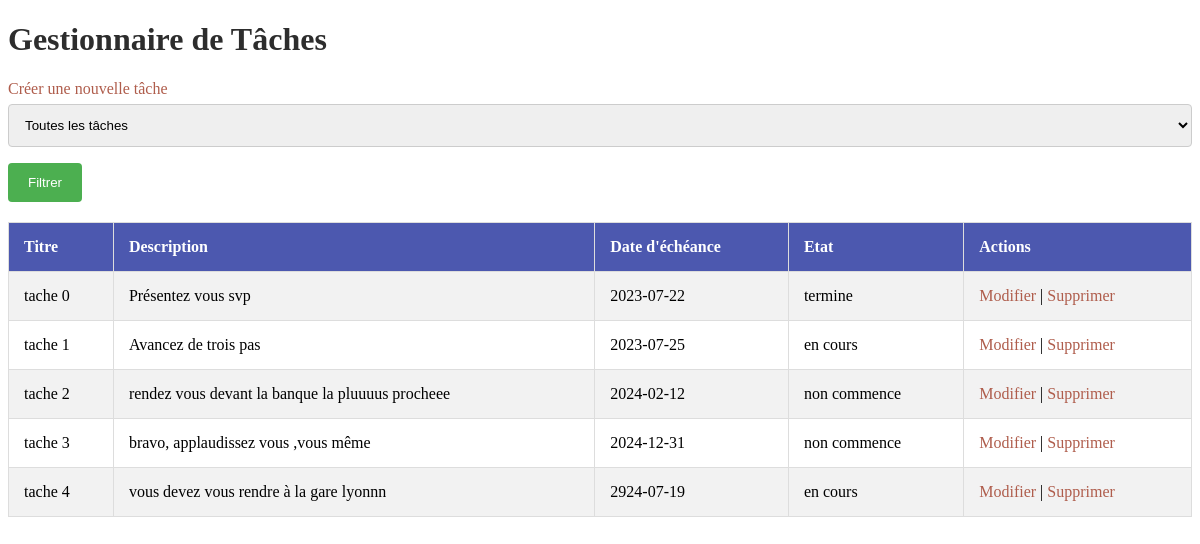
The page / on the database its author committed.
### tables this page shows
CREATE TABLE `taches` (
  `id` int(11) NOT NULL,
  `titre` varchar(255) NOT NULL,
  `description` text,
  `date_echeance` date NOT NULL,
  `etat` enum('non commence','en cours','termine') NOT NULL
);

### index.php (the view, shortened to what this page needs)
<?php
$pdo = connect_db();
?>
<!DOCTYPE html>
<html>
<head>
</head>
<body>
    <h1>Gestionnaire de Tâches</h1>
    <a href="create_form.php">Créer une nouvelle tâche</a>
    <form method="GET" action="index.php">
        <select name="etat">
            <option value="">Toutes les tâches</option>
        </select>
        <input type="submit" value="Filtrer">
    </form>
    <table>
        <tr>
            <th>Titre</th>
            <th>Description</th>
            <th>Date d'échéance</th>
            <th>Etat</th>
            <th>Actions</th>
        </tr>
        <?php
        $etat = $_GET['etat'] ?? '';
        $sql = "SELECT * FROM taches";
        $sql .= " ORDER BY date_echeance ASC";
        $stmt = $pdo->prepare($sql);
        if ($etat != '') {
            $stmt->execute([$etat]);
        } else {
            $stmt->execute();
        }
        while($row = $stmt->fetch()) {
            echo "<tr>
                <td>{$row['titre']}</td>
                <td>{$row['description']}</td>
                <td>{$row['date_echeance']}</td>
                <td>{$row['etat']}</td>
                <td>
                <a href='views/edit_form.php?id={$row['id']}'>Modifier</a> |
                <a href='./actions/delete_task.php?id={$row['id']}'>Supprimer</a>
                </td>
            </tr>";
        }
        ?>
    </table>
</body>
</html>

### index.php (style rules this page uses)
h1 { color: #2d2d2d; }
table { width: 100%; border-collapse: collapse; margin-top: 20px; }
table, th, td { border: 1px solid #ddd; }
th, td { padding: 15px; text-align: left; }
th { background-color: #4c58af; color: white; }
tr:nth-child(even) { background-color: #f2f2f2; }
a { color: #af5d4c; text-decoration: none; }
input[type=text], select, textarea { width: 100%; padding: 12px; border: 1px solid #ccc; border-radius: 4px; box-sizing: border-box; margin-top: 6px; margin-bottom: 16px; resize: vertical; }
input[type=submit] { background-color: #4CAF50; color: white; padding: 12px 20px; border: none; border-radius: 4px; cursor: pointer; }

### rows shown on the page
taches: titre "tache 0", description "Présentez vous svp", date_echeance "2023-07-22", etat "termine"
taches: titre "tache 1", description "Avancez de trois pas", date_echeance "2023-07-25", etat "en cours"
taches: titre "tache 2", description "rendez vous devant la banque la pluuuus procheee", date_echeance "2024-02-12", etat "non commence"
taches: titre "tache 3", description "bravo, applaudissez vous ,vous même", date_echeance "2024-12-31", etat "non commence"
taches: titre "tache 4", description "vous devez vous rendre à la gare lyonnn", date_echeance "2924-07-19", etat "en cours"
